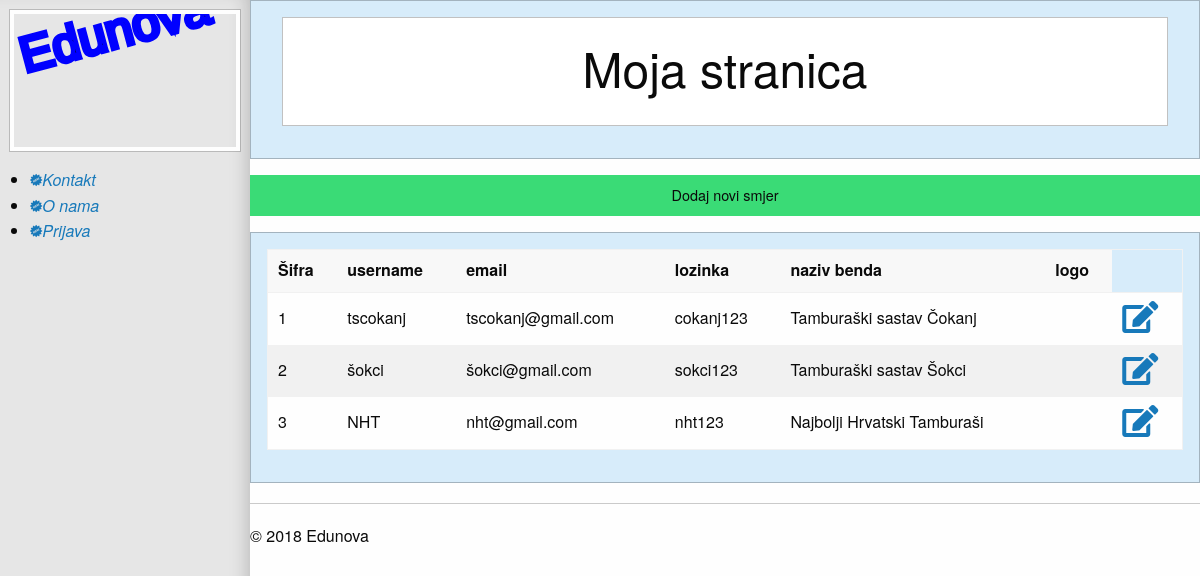
Before: /Vježba7/privatno/smjerovi/index.php with the older database file.
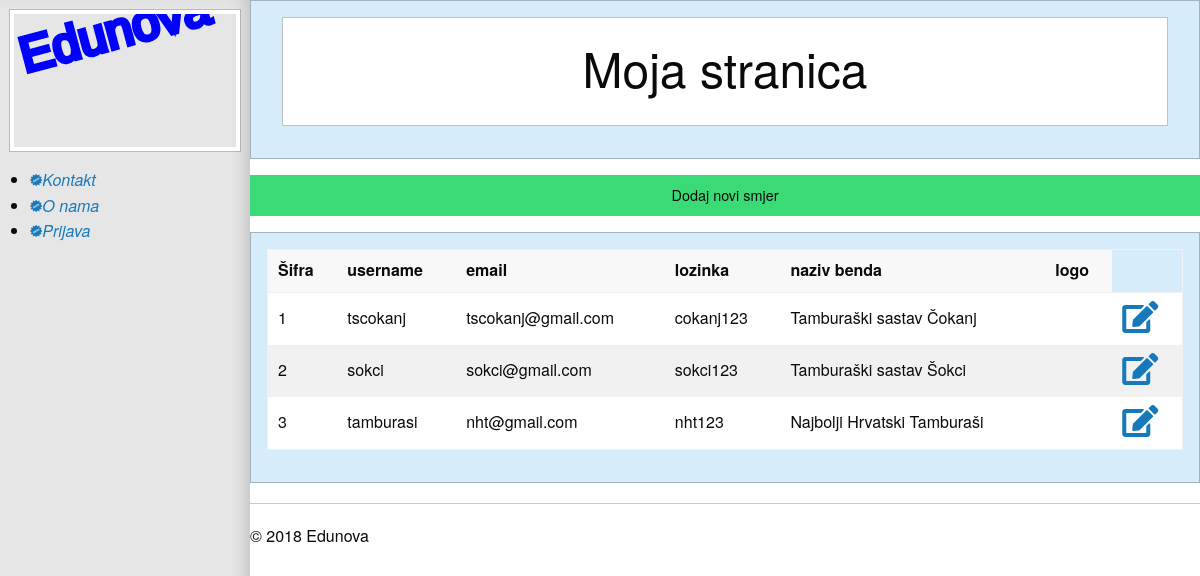
After: the same page with the newer database file.
### tables this page shows
create table bend(
sifra int not null primary key auto_increment,
username varchar(20) not null,
email varchar(30) not null,
lozinka varchar(20) not null,
naziv_benda varchar(50) not null,
logo varchar(255)
);

### Vježba7/konfiguracija.php (called while the page is built, shortened)
<?php
switch($_SERVER["HTTP_HOST"]){
    case "localhost":
    $putanjaAPP="/Vježba7/";
    break;
}

### Vježba7/privatno/smjerovi/index.php (the view, shortened to what this page needs)
<?php include_once "../../konfiguracija.php"; ?>
<!doctype html>
<html class="no-js" lang="en" dir="ltr">
<head>
    <?php include_once "../../predlozak/head.php" ?>
</head>
<body>
<div class="off-canvas-wrapper">
    <div  class="off-canvas-wrapper-inner" data-off-canvas-wrapper="">
        <div class="off-canvas position-left reveal-for-large" id="my-info" data-off-canvas="" data-position="left" aria-hidden="true" data-offcanvas="18vv69-offcanvas">
            <div class="row column">
                <a href="<?php echo $putanjaAPP . "index.php"; ?>" class="simple-text logo-normal">
                    <img class="thumbnail" src="../../img/edunova.svg">
                </a>
                <?php include_once "../../predlozak/izbornik.php" ?>
            </div>
        </div>
        <div class="off-canvas-content" data-off-canvas-content="">
            <div class="callout primary">
                <div class="row column">
                    <?php include_once "../../predlozak/zaglavlje.php" ?>
                </div>
            </div>
            <a href="novi.php" class="success button expanded">Dodaj novi smjer</a>
            <?php
            $izraz = $veza->prepare("
                 select a.sifra,a.username,a.email,
                a.lozinka, a.naziv_benda,a.logo, count(b.sifra) as dogadaja
                 from bend a left join dogadaj b
                on a.sifra=b.bend group by a.sifra,a.username,a.email,
                a.lozinka, a.naziv_benda,a.logo
                 ");
            $izraz->execute();
            $rezultati = $izraz->fetchAll(PDO::FETCH_OBJ);
            ?>
            <div class="callout primary">
                <div class="row column">
                    <table>
                        <thead>
                        <tr>
                            <th>Šifra</th>
                            <th>username</th>
                            <th>email</th>
                            <th>lozinka</th>
                            <th>naziv benda</th>
                            <th>logo</th>
                        </tr>
                        </thead>
                        <tbody>
                        <?php foreach($rezultati as $red):?>
                            <tr>
                                <td><?php echo $red->sifra; ?></td>
                                <td><?php echo $red->username; ?></td>
                                <td><?php echo $red->email; ?></td>
                                <td><?php echo $red->lozinka; ?></td>
                                <td><?php echo $red->naziv_benda; ?></td>
                                <td><?php echo $red->logo; ?></td>
                                <td>
                                    <a href="promjena.php?sifra=<?php echo $red->sifra; ?>">
                                        <i class="fas fa-edit fa-2x"></i>
                                    </a>
                                </td>
                            </tr>
                        <?php endforeach;?>
                        </tbody>
                    </table>
                </div>
            </div>
            <?php include_once "../../predlozak/podnozje.php" ?>
        </div>
    </div>
</div>
</body>
</html>

Changed rows visible on the page:
changed bend "sokci123": username "šokci" → "sokci"; email "šokci@gmail.com" → "sokci@gmail.com"
changed bend "nht@gmail.com": username "NHT" → "tamburasi"
